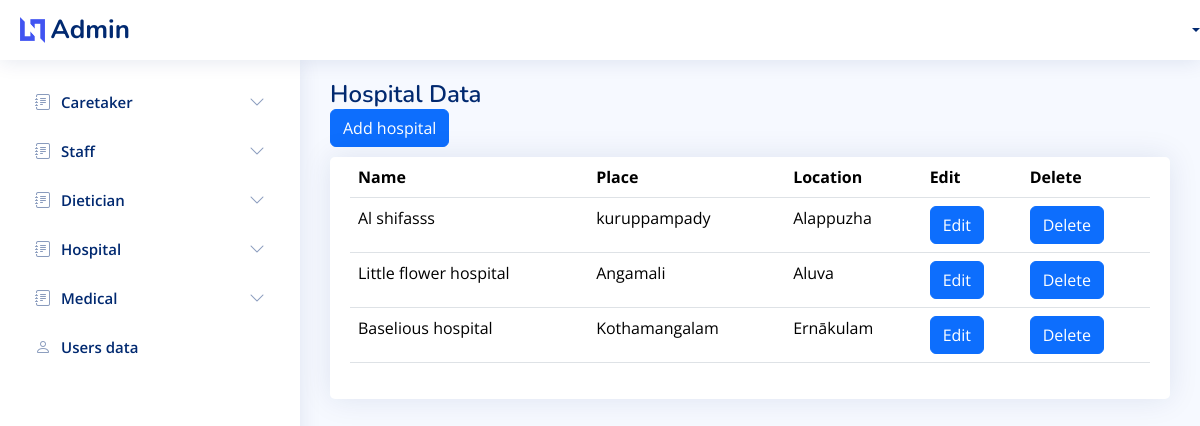
The app's page /Admin/hospital-data.php with its own data.
### tables this page shows
CREATE TABLE `hospital` (
  `id` int(50) NOT NULL,
  `name` varchar(50) NOT NULL,
  `place` varchar(50) NOT NULL,
  `Location` varchar(50) NOT NULL
);

### Admin/hospital-data.php (the view, shortened to what this page needs)
<!DOCTYPE html>
<html lang="en">
<head>
    <link href="assets/vendor/bootstrap/css/bootstrap.min.css" rel="stylesheet">
    <link href="assets/vendor/bootstrap-icons/bootstrap-icons.css" rel="stylesheet">
    <link href="assets/vendor/boxicons/css/boxicons.min.css" rel="stylesheet">
    <link href="assets/vendor/quill/quill.snow.css" rel="stylesheet">
    <link href="assets/vendor/quill/quill.bubble.css" rel="stylesheet">
    <link href="assets/vendor/remixicon/remixicon.css" rel="stylesheet">
    <link href="assets/vendor/simple-datatables/style.css" rel="stylesheet">
    <link href="assets/css/style.css" rel="stylesheet">
</head>
<body>
    <?php include "navbar.php" ?>
    <?php include "sidebar.php" ?>
    <main id="main" class="main">
        <div class="pagetitle">
            <h1>Hospital Data</h1>
            <nav>
            <a href="add-hospital.php"> <button class="btn btn-primary">Add hospital</button></a>
            </nav>
        </div>
        <section class="section">
            <div class="row">
                <div class="col-lg-12">
                    <div class="card">
                        <div class="card-body">
                            <table class="table datatable">
                                <thead>
                                    <tr>
                                        <th>Name</th>
                                        <th>Place</th>
                                        <th>Location</th>
                                        <th>Edit</th>
                                        <th>Delete</th>
                                    </tr>
                                </thead>
                                <tbody>
                                    <?php
    include("../Includes/config.php");
     $place="SELECT * FROM `hospital`";
     $place_run=mysqli_query($conn,$place);
             if(mysqli_num_rows($place_run))
             {
             while ($row=mysqli_fetch_assoc($place_run))
              {
                ?>
                                    <tr>
                                        <td><?php echo $row['name']; ?></td>
                                        <td><?php echo $row['place']; ?></td>
                                        <td><?php echo $row['Location']; ?></td>
                                        <?php echo "<td><a href='add-hospital.php?up_id=" . $row['id'] . "'><button class='btn btn-primary'>Edit</button></a></td>"; ?>
                                      <?php  echo'<td ><a href="action/delete-hospital.php?id='.$row['id'].'"><button class="btn btn-primary">Delete</button></a> </td>';?>
                                    </tr>
                                    <?php
            }
        } else {
            echo "<tr><td colspan='7'>No records found</td></tr>";
        }
        ?>
                                </tbody>
                            </table>
                        </div>
                    </div>
                </div>
            </div>
        </section>
    </main>
</body>
</html>

### Admin/assets/css/style.css (style rules this page uses)
:root { scroll-behavior: smooth; }
body { font-family: "Open Sans", sans-serif; background: #f6f9ff; color: #444444; }
a { color: #4154f1; text-decoration: none; }
h1, h2, h3, h4, h5, h6 { font-family: "Nunito", sans-serif; }
#main { margin-top: 60px; padding: 20px 30px; transition: all 0.3s; }
.pagetitle { margin-bottom: 10px; }
.pagetitle h1 { font-size: 24px; margin-bottom: 0; font-weight: 600; color: #012970; }
.card { margin-bottom: 30px; border: none; border-radius: 5px; box-shadow: 0px 0 30px rgba(1, 41, 112, 0.1); }
.card-body { padding: 0 20px 20px 20px; }
@media (min-width: 1200px) { #main, #footer { margin-left: 300px; } }

### records on screen
hospital: name "Al shifasss", place "kuruppampady", Location "Alappuzha"
hospital: name "Little flower hospital", place "Angamali", Location "Aluva"
hospital: name "Baselious hospital", place "Kothamangalam", Location "Ernākulam"
